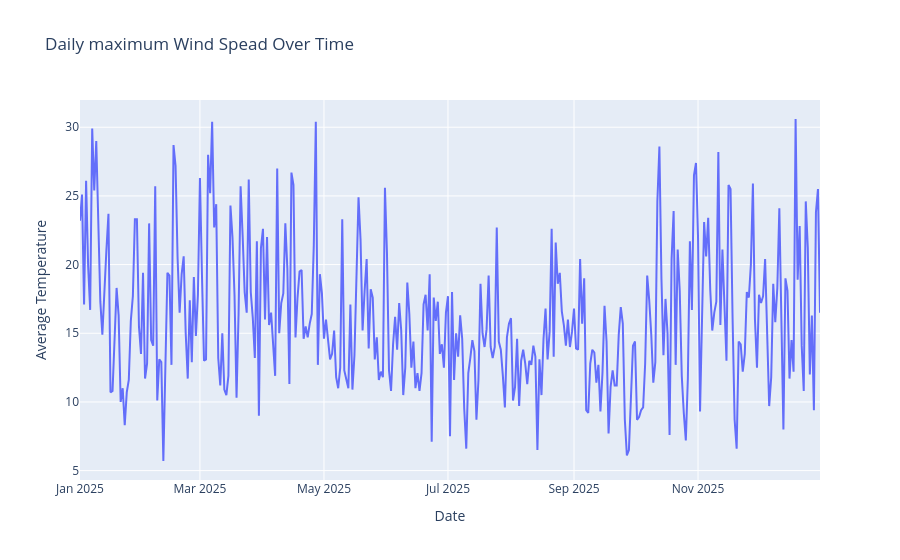

Notebook cell for this chart:
### Code cell
fig = px.line(
    weather_daily,
    x="date",
    y="wind_speed_10m_max",
    title="Daily maximum Wind Spead Over Time",
    markers=False
)

fig.update_layout(
    xaxis_title="Date",
    yaxis_title="Average Temperature",
    hovermode="x unified"
)

fig.show()

### Figure 1 — Plotly figure (JSON) as saved in the notebook; plotly's stock layout.template omitted (floating-point values rounded to 4 significant figures; data arrays with more than 128 entries replaced by an {"elided": "..."} marker saying what was removed)
{"data": [{"hovertemplate": "date=%{x}<br>wind_speed_10m_max=%{y}<extra></extra>", "legendgroup": "", "line": {"color": "#636efa", "dash": "solid"}, "marker": {"symbol": "circle"}, "mode": "lines", "name": "", "orientation": "v", "showlegend": false, "type": "scatter", "x": {"elided": "365 str values"}, "xaxis": "x", "y": {"elided": "365 float values"}, "yaxis": "y"}], "layout": {"hovermode": "x unified", "legend": {"tracegroupgap": 0}, "title": {"text": "Daily maximum Wind Spead Over Time"}, "xaxis": {"anchor": "y", "domain": [0, 1], "title": {"text": "Date"}}, "yaxis": {"anchor": "x", "domain": [0, 1], "title": {"text": "Average Temperature"}}}}
